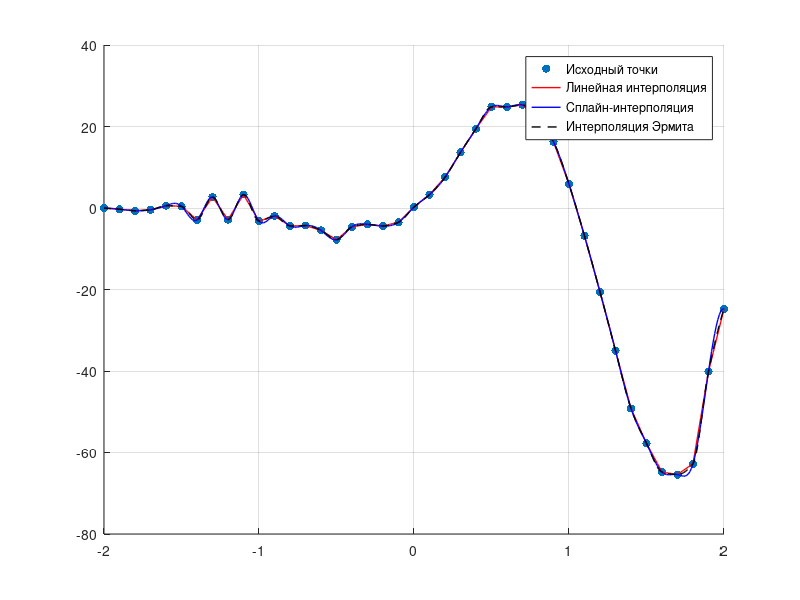

Source code (MATLAB):
x = [-2.000000 -1.900000 -1.800000 -1.700000 -1.600000 -1.500000 -1.400000 -1.300000 -1.200000 -1.100000 -1.000000 -0.900000 -0.800000 -0.700000 -0.600000 -0.500000 -0.400000 -0.300000 -0.200000 -0.100000 0.000000 0.100000 0.200000 0.300000 0.400000 0.500000 0.600000 0.700000 0.800000 0.900000 1.000000 1.100000 1.200000 1.300000 1.400000 1.500000 1.600000 1.700000 1.800000 1.900000 2.000000];
y = [-0.036478 -0.300231 -0.665227 -0.448739 0.572629 0.415652 -2.928039 2.710479 -2.864644 3.305898 -3.225060 -1.950364 -4.409246 -4.302238 -5.498972 -7.791506 -4.601402 -4.015633 -4.410198 -3.499420 0.223196 3.270602 7.536747 13.635946 19.478865 24.806730 24.817750 25.305840 21.828090 16.229010 5.844848 -6.852843 -20.597440 -34.986570 -49.198010 -57.770910 -64.804890 -65.408150 -62.758860 -40.126840 -24.723520];

hold on
    % Исходные точки
    scatter(x,y,'filled'); grid on;
    xq = min(x):0.01:max(x);
    % Линейная интерполяция
    linear = interp1(x',y',xq, 'linear');
    plot(xq,linear,'r','LineWidth',1);
    % Сплайн интерполяция
    cubic = interp1(x',y',xq','spline');
    plot(xq, cubic, 'b', 'LineWidth', 1);
    % Эрмита интерполяция
    cubic = interp1(x',y',xq','pchip');
    plot(xq, cubic, 'k--', 'LineWidth', 1);
    legend("Исходный точки", "Линейная интерполяция", "Сплайн-интерполяция", "Интерполяция Эрмита")
hold off